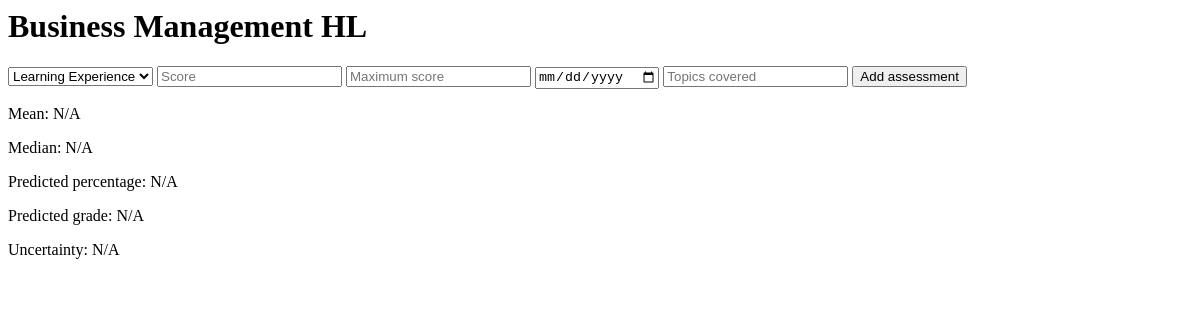
/subject/1 (signed in), run on an earlier commit of the app's database.
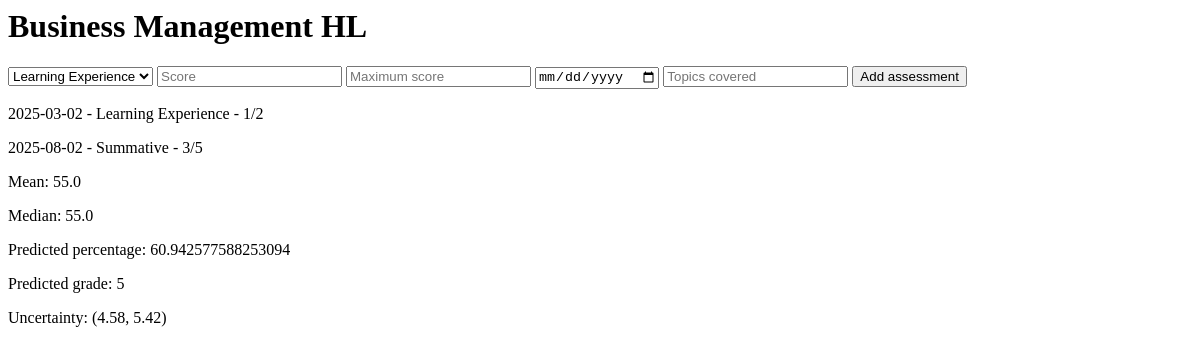
And on a later commit of the database.
### tables this page shows
CREATE TABLE subjects(subject_id INTEGER PRIMARY KEY,
									subject_name VARCHAR(50) NOT NULL,
                                    level VARCHAR(2) NOT NULL
                                    CHECK(level IN ('HL','SL')),
                                    total_topics INTEGER NOT NULL
                                    CHECK(total_topics > 0),
                                    
                                    UNIQUE(subject_name, level));

CREATE TABLE assessments(assessment_id INTEGER PRIMARY KEY,
									   user_subject_id INTEGER NOT NULL,
                                       assessment_type VARCHAR(20) NOT NULL
                                       CHECK(assessment_type IN 
                                       ('Learning Experience','Formative','Summative','Mock Exam','IA')),
                                       score DECIMAL NOT NULL
                                       CHECK(score >= 0),
                                       maximum_score DECIMAL NOT NULL
                                       CHECK(maximum_score > 0),
                                       assessment_date DATE NOT NULL,
                                       topics_covered_count INTEGER NOT NULL
                                       CHECK(topics_covered_count >= 0),
                                       
                                       CHECK(score <= maximum_score),
                                       FOREIGN KEY (user_subject_id) REFERENCES user_subjects(user_subject_id)
                                       ON DELETE CASCADE);

### app.py (the view)
@app.route("/subject/<int:user_subject_id>")
def load_assessments(user_subject_id):
    if "user_id" not in session:
        return redirect(url_for("login"))
    connection = get_db()
    cursor = connection.cursor()
    command = """SELECT user_subjects.user_subject_id,
                        user_subjects.subject_id,
                        user_subjects.target_grade,
                        subjects.subject_name,
                        subjects.level,
                        subjects.total_topics
                FROM user_subjects JOIN subjects
                    ON user_subjects.subject_id = subjects.subject_id
                WHERE user_subjects.user_subject_id=? AND user_subjects.user_id=?"""
    cursor.execute(command, (user_subject_id, session["user_id"]))
    subject = cursor.fetchone() # row containing specific subject info for user
    if subject is None:
        connection.close()
        flash("Invalid subject")
        return redirect(url_for("home"))
    cursor.execute("SELECT * FROM assessments WHERE user_subject_id=? ORDER BY assessment_date", (user_subject_id,))
    assessments = cursor.fetchall()
    connection.close()
    boundaries = get_boundaries(subject["subject_id"], 2025, "May")
    analysis = analyse_subject(assessments, subject["total_topics"], boundaries)
    return render_template("subject.html", subject=subject, assessments=assessments, analysis=analysis)

### app.py (called while the page is built)
def get_boundaries(subject_id, exam_year, exam_session):
    connection = get_db()
    cursor = connection.cursor()
    command = """SELECT grade, lower_boundary
                 FROM grade_boundaries
                 WHERE subject_id=? AND exam_year=? AND exam_session=?
                 ORDER BY grade"""
    cursor.execute(command, (subject_id, exam_year, exam_session))
    rows = cursor.fetchall()
    connection.close()
    boundaries = {}
    for boundary in rows:
        boundaries[boundary["grade"]] = boundary["lower_boundary"]
    return boundaries

### database.py (called while the page is built)
def get_db():
    connection = sqlite3.connect("database.db")
    connection.execute("PRAGMA foreign_keys = ON")
    connection.row_factory = sqlite3.Row
    return connection

### logic.py (called while the page is built)
def number(num):
    try:
        num = float(num)
    except (ValueError, TypeError, OverflowError):
        raise ValueError("Error: wrong type/value")
    if not isfinite(num):
        raise ValueError("Error: not finite")
    return num

def integer(num):
    num = number(num)
    if not num.is_integer():
        raise ValueError("Error: not an integer")
    return int(num)

def percentage(score, maximum_score):
    score, maximum_score = number(score), number(maximum_score)
    if maximum_score <= 0:
        raise ValueError("maximum score must be greater than 0")
    if not (0 <= score <= maximum_score):
        raise ValueError("score must be within 0 and max_score")
    return 100 * (score / maximum_score)

def days_between(first_date, second_date):
    try:
        first_date = date.fromisoformat(first_date)
        second_date = date.fromisoformat(second_date)
    except (ValueError, TypeError):
        raise ValueError("Invalid date")
    return (second_date - first_date).days

def score_to_grade(score, maximum_score, boundaries):
    score = percentage(score, maximum_score)
    for grade in range(7,0,-1):
        if score >= boundaries[grade]:
            return grade

def assessment_type_weight(assessment_type):
    weights = {
        "Learning Experience": 0.05,
        "Formative": 0.25,
        "Summative": 0.75,
        "Mock Exam": 1,
        "IA": 1
    }
    if assessment_type not in weights:
        raise ValueError("Invalid assessment type")
    return weights[assessment_type]

def mean(scores):   # must take list of scores in percentage form
    if len(scores) == 0:
        raise ValueError("No scores available")
    return sum(scores) / len(scores)

### templates/subject.html (shortened to what this page needs)
<h1>{{ subject["subject_name"] }} {{ subject["level"] }}</h1>
<form action="{{ url_for('add_assessments', user_subject_id=subject['user_subject_id']) }}" method="POST">
    <select name="assessment_type">
        <option value="Learning Experience">Learning Experience</option>
    </select>
    <input type="number" step="any" name="score" placeholder="Score">
    <input type="number" step="any" name="maximum_score" placeholder="Maximum score">
    <input type="date" name="assessment_date">
    <input type="number" name="topics_covered_count" placeholder="Topics covered">
    <button type="submit">Add assessment</button>
</form>
{% for assessment in assessments %}
    <p>
        {{ assessment["assessment_date"] }}
        -
        {{ assessment["assessment_type"] }}
        -
        {{ assessment["score"] }}/{{ assessment["maximum_score"] }}
    </p>
{% endfor %}
    <p>Mean: {{ analysis["mean"] }}</p>
    <p>Median: {{ analysis["median"] }}</p>
    <p>Predicted percentage: {{ analysis["predicted_percentage"] }}</p>
    <p>Predicted grade: {{ analysis["predicted_grade"] }}</p>
    <p>Uncertainty: {{ analysis["uncertainty_range"] }}</p>

What changed in the data, as far as the page shows it:
added assessments: assessment_date "2025-03-02", assessment_type "Learning Experience", score "1", maximum_score "2"
added assessments: assessment_date "2025-08-02", assessment_type "Summative", score "3", maximum_score "5"
Also different on the page:
{{ analysis["mean"] }}: "N/A" → "55.0"
{{ analysis["median"] }}: "N/A" → "55.0"
{{ analysis["predicted_percentage"] }}: "N/A" → "60.942577588253094"
{{ analysis["predicted_grade"] }}: "N/A" → "5"
{{ analysis["uncertainty_range"] }}: "N/A" → "(4.58, 5.42)"
